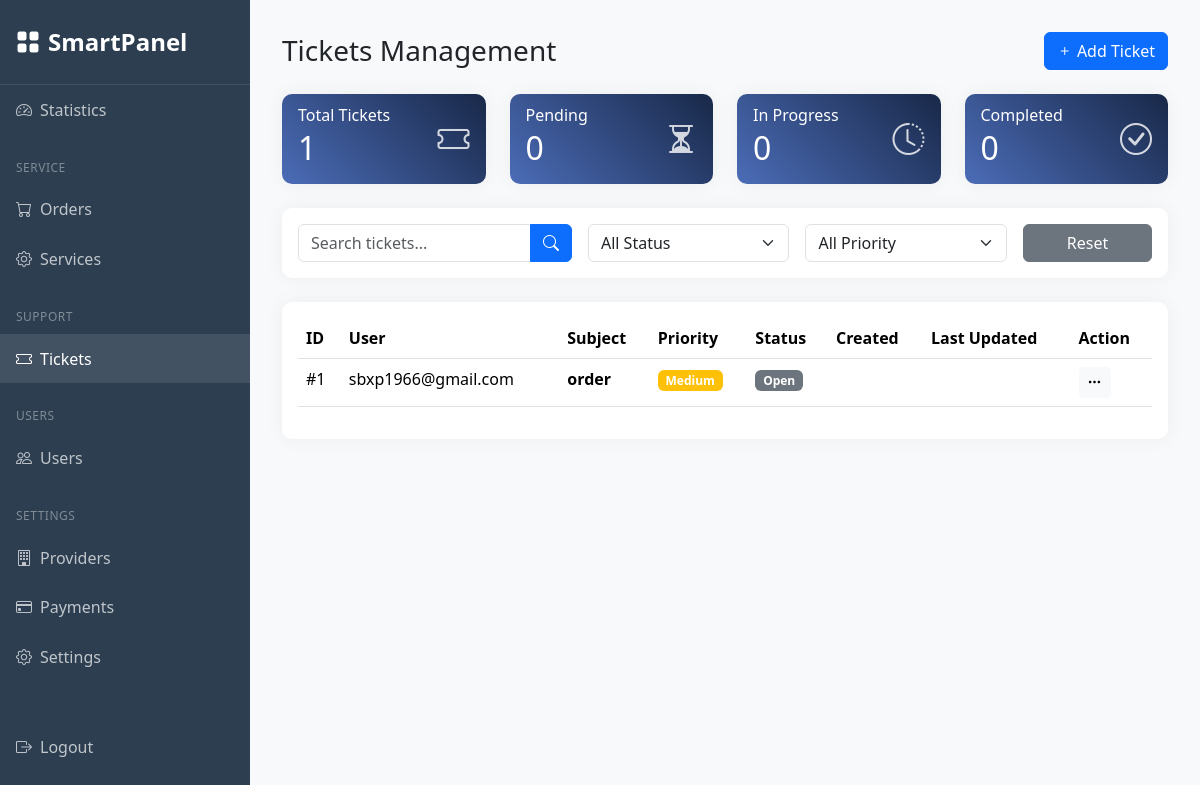
The app's page /manager/tickets/ (signed in), older data.
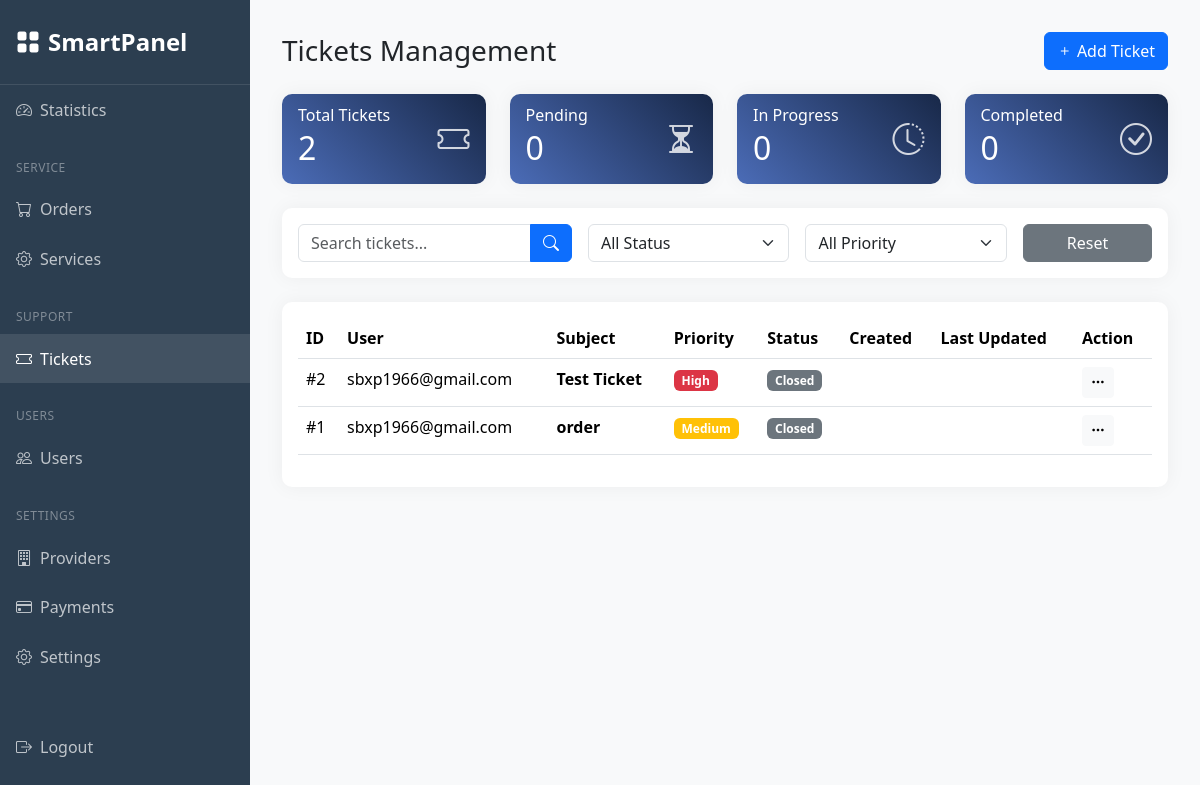
The same page, newer data.
### user_dashboard/models.py (models this page shows, shortened)
class Ticket(models.Model):
    STATUS_CHOICES = [
        ('pending', 'Pending'),
        ('in_progress', 'In Progress'),
        ('completed', 'Completed'),
        ('closed', 'Closed'),
    ]
    PRIORITY_CHOICES = [
        ('low', 'Low'),
        ('medium', 'Medium'),
        ('high', 'High'),
    ]
    user = models.ForeignKey(User, on_delete=models.CASCADE, related_name='tickets')
    subject = models.CharField(max_length=200)
    description = models.TextField()
    status = models.CharField(max_length=20, choices=STATUS_CHOICES, default='pending')
    priority = models.CharField(max_length=20, choices=PRIORITY_CHOICES, default='medium')
    created = models.DateTimeField(auto_now_add=True)
    changed = models.DateTimeField(auto_now=True)
    unread = models.BooleanField(default=True)
    uid = models.IntegerField(null=True, blank=True)
    ids = models.CharField(max_length=255, null=True, blank=True)
    class Meta:
        ordering = ['-created']
        db_table = 'tickets'

### authentication/models.py (models this page shows, shortened)
class User(AbstractUser):
    phone_number = models.CharField(max_length=15, blank=True, null=True)
    profile_picture = models.ImageField(upload_to='profile_pictures/', null=True, blank=True)
    balance = models.DecimalField(max_digits=10, decimal_places=2, default=0.00)
    timezone = models.CharField(max_length=50, null=True, blank=True)
    phone = models.CharField(max_length=20, null=True, blank=True)
    address = models.TextField(null=True, blank=True)
    city = models.CharField(max_length=100, null=True, blank=True)
    website = models.URLField(null=True, blank=True)
    skype = models.CharField(max_length=50, null=True, blank=True)
    whatsapp = models.CharField(max_length=20, null=True, blank=True)
    api_key = models.CharField(max_length=64, null=True, blank=True)

### managerdashboard/views.py (the view)
# urls.py: path('tickets/', views.tickets, name='tickets'),
@permission_required('authentication.is_manager', login_url='manager_login')
def tickets(request):
    search_query = request.GET.get('search', '')
    status_filter = request.GET.get('status', '')
    priority_filter = request.GET.get('priority', '')
    tickets = Ticket.objects.all().order_by('-created')
    all_users = User.objects.filter(is_active=True).order_by('email')
    if search_query:
        tickets = tickets.filter(
            Q(subject__icontains=search_query) |
            Q(user__email__icontains=search_query)
        )
    if status_filter:
        tickets = tickets.filter(status=status_filter)
    if priority_filter:
        tickets = tickets.filter(priority=priority_filter)
    total_tickets = tickets.count()
    pending_tickets = tickets.filter(status='pending').count()
    in_progress_tickets = tickets.filter(status='in_progress').count()
    completed_tickets = tickets.filter(status='completed').count()
    paginator = Paginator(tickets, 10)  # Show 10 tickets per page
    page_number = request.GET.get('page')
    tickets_page = paginator.get_page(page_number)
    context = {
        'active_tab': 'tickets',
        'tickets': tickets_page,
        'total_tickets': total_tickets,
        'pending_tickets': pending_tickets,
        'in_progress_tickets': in_progress_tickets,
        'completed_tickets': completed_tickets,
        'search_query': search_query,
        'status_filter': status_filter,
        'priority_filter': priority_filter,
        'all_users': all_users,
    }
    return render(request, 'managerdashboard/tickets.html', context)

### templates/managerdashboard/tickets.html (shortened to what the changed rows need)
{% extends 'managerdashboard/base_dashboard.html' %}
{% load static %}
{% block dashboard_content %}
<div class="container-fluid p-0">
    <div class="d-flex justify-content-between align-items-center mb-4">
        <h1 class="h3 mb-0">Tickets Management</h1>
    </div>
    <div class="row g-4 mb-4">
        <div class="col-md-3">
            <div class="card stats-card h-100">
                <div class="card-body">
                    <div class="d-flex justify-content-between align-items-center">
                        <div>
                            <h6 class="card-subtitle mb-1">Total Tickets</h6>
                            <h2 class="card-title mb-0">{{ total_tickets }}</h2>
                        </div>
                    </div>
                </div>
            </div>
        </div>
        <div class="col-md-3">
            <div class="card stats-card h-100">
                <div class="card-body">
                    <div class="d-flex justify-content-between align-items-center">
                        <div>
                            <h2 class="card-title mb-0">{{ pending_tickets }}</h2>
                        </div>
                    </div>
                </div>
            </div>
        </div>
        <div class="col-md-3">
            <div class="card stats-card h-100">
                <div class="card-body">
                    <div class="d-flex justify-content-between align-items-center">
                        <div>
                            <h2 class="card-title mb-0">{{ in_progress_tickets }}</h2>
                        </div>
                    </div>
                </div>
            </div>
        </div>
        <div class="col-md-3">
            <div class="card stats-card h-100">
                <div class="card-body">
                    <div class="d-flex justify-content-between align-items-center">
                        <div>
                            <h2 class="card-title mb-0">{{ completed_tickets }}</h2>
                        </div>
                    </div>
                </div>
            </div>
        </div>
    </div>
    <div class="card">
        <div class="card-body">
            <div class="table-responsive">
                <table class="table table-hover">
                    <thead>
                        <tr>
                            <th>ID</th>
                            <th>User</th>
                            <th>Subject</th>
                            <th>Priority</th>
                            <th>Status</th>
                            <th>Created</th>
                            <th>Last Updated</th>
                            <th>Action</th>
                        </tr>
                    </thead>
                    <tbody>
                        {% for ticket in tickets %}
                        <tr>
                            <td>#{{ ticket.id }}</td>
                            <td>{{ ticket.user.email }}</td>
                            <td>
                                <span class="{% if ticket.unread %}fw-bold{% endif %}">
                                    {{ ticket.subject }}
                                </span>
                            </td>
                            <td>
                                <span class="badge bg-{% if ticket.priority == 'high' %}danger{% elif ticket.priority == 'medium' %}warning{% else %}info{% endif %}">
                                    {{ ticket.priority|title }}
                                </span>
                            </td>
                            <td>
                                <span class="badge bg-{% if ticket.status == 'pending' %}warning{% elif ticket.status == 'in_progress' %}info{% elif ticket.status == 'completed' %}success{% else %}secondary{% endif %}">
                                    {{ ticket.status|title }}
                                </span>
                            </td>
                            <td>{{ ticket.created_at|date:"Y-m-d H:i" }}</td>
                            <td>{{ ticket.updated_at|date:"Y-m-d H:i" }}</td>
                            <td>
                                <div class="dropdown">
                                    <button class="btn btn-light btn-sm" type="button" data-bs-toggle="dropdown">
                                        <i class="bi bi-three-dots"></i>
                                    </button>
                                </div>
                            </td>
                        </tr>
                        {% endfor %}
                    </tbody>
                </table>
            </div>
        </div>
    </div>
</div>
{% endblock dashboard_content %}

Row changes from the older to the newer data that the page shows:
added Ticket: id "2", user.email "sbxp1966@gmail.com", subject "Test Ticket", priority "High", status "Closed"
computed for Ticket "order": status "Open" → "Closed"
Text that changed along with them:
{{ total_tickets }}: "1" → "2"
